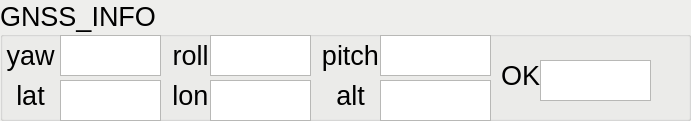
     <widget class="QGroupBox" name="gb2_gnss_info">
      <property name="enabled">
       <bool>true</bool>
      </property>
      <property name="geometry">
       <rect>
        <x>0</x>
        <y>330</y>
        <width>691</width>
        <height>121</height>
       </rect>
      </property>
      <property name="palette">
       <palette>
        <active>
         <colorrole role="Base">
          <brush brushstyle="SolidPattern">
           <color alpha="255">
            <red>255</red>
            <green>255</green>
            <blue>255</blue>
           </color>
          </brush>
         </colorrole>
         <colorrole role="Window">
          <brush brushstyle="SolidPattern">
           <color alpha="255">
            <red>238</red>
            <green>238</green>
            <blue>236</blue>
           </color>
          </brush>
         </colorrole>
        </active>
        <inactive>
         <colorrole role="Base">
          <brush brushstyle="SolidPattern">
           <color alpha="255">
            <red>255</red>
            <green>255</green>
            <blue>255</blue>
           </color>
          </brush>
         </colorrole>
         <colorrole role="Window">
          <brush brushstyle="SolidPattern">
           <color alpha="255">
            <red>238</red>
            <green>238</green>
            <blue>236</blue>
           </color>
          </brush>
         </colorrole>
        </inactive>
        <disabled>
         <colorrole role="Base">
          <brush brushstyle="SolidPattern">
           <color alpha="255">
            <red>238</red>
            <green>238</green>
            <blue>236</blue>
           </color>
          </brush>
         </colorrole>
         <colorrole role="Window">
          <brush brushstyle="SolidPattern">
           <color alpha="255">
            <red>238</red>
            <green>238</green>
            <blue>236</blue>
           </color>
          </brush>
         </colorrole>
        </disabled>
       </palette>
      </property>
      <property name="font">
       <font>
        <pointsize>20</pointsize>
       </font>
      </property>
      <property name="autoFillBackground">
       <bool>true</bool>
      </property>
      <property name="title">
       <string>GNSS_INFO</string>
      </property>
      <widget class="QLabel" name="lb2_gnss_yaw">
       <property name="geometry">
        <rect>
         <x>0</x>
         <y>40</y>
         <width>61</width>
         <height>31</height>
        </rect>
       </property>
       <property name="font">
        <font>
         <pointsize>20</pointsize>
        </font>
       </property>
       <property name="cursor">
        <cursorShape>SplitVCursor</cursorShape>
       </property>
       <property name="text">
        <string>yaw</string>
       </property>
       <property name="scaledContents">
        <bool>false</bool>
       </property>
       <property name="alignment">
        <set>Qt::AlignCenter</set>
       </property>
      </widget>
      <widget class="QTextEdit" name="tx2_gnss_yaw">
       <property name="geometry">
        <rect>
         <x>60</x>
         <y>35</y>
         <width>101</width>
         <height>41</height>
        </rect>
       </property>
       <property name="font">
        <font>
         <pointsize>20</pointsize>
        </font>
       </property>
       <property name="autoFillBackground">
        <bool>true</bool>
       </property>
       <property name="lineWidth">
        <number>0</number>
       </property>
       <property name="verticalScrollBarPolicy">
        <enum>Qt::ScrollBarAlwaysOff</enum>
       </property>
       <property name="horizontalScrollBarPolicy">
        <enum>Qt::ScrollBarAlwaysOff</enum>
       </property>
       <property name="readOnly">
        <bool>true</bool>
       </property>
       <property name="textInteractionFlags">
        <set>Qt::TextSelectableByMouse</set>
       </property>
      </widget>
      <widget class="QLabel" name="lb2_gnss_roll">
       <property name="geometry">
        <rect>
         <x>160</x>
         <y>40</y>
         <width>61</width>
         <height>31</height>
        </rect>
       </property>
       <property name="font">
        <font>
         <pointsize>20</pointsize>
        </font>
       </property>
       <property name="cursor">
        <cursorShape>SplitVCursor</cursorShape>
       </property>
       <property name="text">
        <string>roll</string>
       </property>
       <property name="scaledContents">
        <bool>false</bool>
       </property>
       <property name="alignment">
        <set>Qt::AlignCenter</set>
       </property>
      </widget>
      <widget class="QTextEdit" name="tx2_gnss_roll">
       <property name="geometry">
        <rect>
         <x>210</x>
         <y>35</y>
         <width>101</width>
         <height>41</height>
        </rect>
       </property>
       <property name="font">
        <font>
         <pointsize>20</pointsize>
        </font>
       </property>
       <property name="autoFillBackground">
        <bool>true</bool>
       </property>
       <property name="lineWidth">
        <number>0</number>
       </property>
       <property name="verticalScrollBarPolicy">
        <enum>Qt::ScrollBarAlwaysOff</enum>
       </property>
       <property name="horizontalScrollBarPolicy">
        <enum>Qt::ScrollBarAlwaysOff</enum>
       </property>
       <property name="readOnly">
        <bool>true</bool>
       </property>
       <property name="textInteractionFlags">
        <set>Qt::TextSelectableByMouse</set>
       </property>
      </widget>
      <widget class="QLabel" name="lb2_gnss_pitch">
       <property name="geometry">
        <rect>
         <x>320</x>
         <y>40</y>
         <width>61</width>
         <height>31</height>
        </rect>
       </property>
       <property name="font">
        <font>
         <pointsize>20</pointsize>
        </font>
       </property>
       <property name="cursor">
        <cursorShape>SplitVCursor</cursorShape>
       </property>
       <property name="text">
        <string>pitch</string>
       </property>
       <property name="scaledContents">
        <bool>false</bool>
       </property>
       <property name="alignment">
        <set>Qt::AlignCenter</set>
       </property>
      </widget>
      <widget class="QTextEdit" name="tx2_gnss_pitch">
       <property name="geometry">
        <rect>
         <x>380</x>
         <y>35</y>
         <width>111</width>
         <height>41</height>
        </rect>
       </property>
       <property name="font">
        <font>
         <pointsize>20</pointsize>
        </font>
       </property>
       <property name="autoFillBackground">
        <bool>true</bool>
       </property>
       <property name="lineWidth">
        <number>0</number>
       </property>
       <property name="verticalScrollBarPolicy">
        <enum>Qt::ScrollBarAlwaysOff</enum>
       </property>
       <property name="horizontalScrollBarPolicy">
        <enum>Qt::ScrollBarAlwaysOff</enum>
       </property>
       <property name="readOnly">
        <bool>true</bool>
       </property>
       <property name="textInteractionFlags">
        <set>Qt::TextSelectableByMouse</set>
       </property>
      </widget>
      <widget class="QLabel" name="lb2_gnss_OK">
       <property name="geometry">
        <rect>
         <x>490</x>
         <y>60</y>
         <width>61</width>
         <height>31</height>
        </rect>
       </property>
       <property name="font">
        <font>
         <pointsize>20</pointsize>
        </font>
       </property>
       <property name="cursor">
        <cursorShape>SplitVCursor</cursorShape>
       </property>
       <property name="text">
        <string>OK</string>
       </property>
       <property name="scaledContents">
        <bool>false</bool>
       </property>
       <property name="alignment">
        <set>Qt::AlignCenter</set>
       </property>
      </widget>
      <widget class="QTextEdit" name="tx2_gnss_ok">
       <property name="geometry">
        <rect>
         <x>540</x>
         <y>60</y>
         <width>111</width>
         <height>41</height>
        </rect>
       </property>
       <property name="font">
        <font>
         <pointsize>20</pointsize>
        </font>
       </property>
       <property name="autoFillBackground">
        <bool>true</bool>
       </property>
       <property name="lineWidth">
        <number>0</number>
       </property>
       <property name="verticalScrollBarPolicy">
        <enum>Qt::ScrollBarAlwaysOff</enum>
       </property>
       <property name="horizontalScrollBarPolicy">
        <enum>Qt::ScrollBarAlwaysOff</enum>
       </property>
       <property name="readOnly">
        <bool>true</bool>
       </property>
       <property name="textInteractionFlags">
        <set>Qt::TextSelectableByMouse</set>
       </property>
      </widget>
      <widget class="QLabel" name="lb2_gnss_lat">
       <property name="geometry">
        <rect>
         <x>0</x>
         <y>80</y>
         <width>61</width>
         <height>31</height>
        </rect>
       </property>
       <property name="font">
        <font>
         <pointsize>20</pointsize>
        </font>
       </property>
       <property name="cursor">
        <cursorShape>SplitVCursor</cursorShape>
       </property>
       <property name="text">
        <string>lat</string>
       </property>
       <property name="scaledContents">
        <bool>false</bool>
       </property>
       <property name="alignment">
        <set>Qt::AlignCenter</set>
       </property>
      </widget>
      <widget class="QTextEdit" name="tx2_gnss_lat">
       <property name="geometry">
        <rect>
         <x>60</x>
         <y>80</y>
         <width>101</width>
         <height>41</height>
        </rect>
       </property>
       <property name="font">
        <font>
         <pointsize>20</pointsize>
        </font>
       </property>
       <property name="autoFillBackground">
        <bool>true</bool>
       </property>
       <property name="lineWidth">
        <number>0</number>
       </property>
       <property name="verticalScrollBarPolicy">
        <enum>Qt::ScrollBarAlwaysOff</enum>
       </property>
       <property name="horizontalScrollBarPolicy">
        <enum>Qt::ScrollBarAlwaysOff</enum>
       </property>
       <property name="readOnly">
        <bool>true</bool>
       </property>
       <property name="textInteractionFlags">
        <set>Qt::TextSelectableByMouse</set>
       </property>
      </widget>
      <widget class="QLabel" name="lb2_gnss_lon">
       <property name="geometry">
        <rect>
         <x>160</x>
         <y>80</y>
         <width>61</width>
         <height>31</height>
        </rect>
       </property>
       <property name="font">
        <font>
         <pointsize>20</pointsize>
        </font>
       </property>
       <property name="cursor">
        <cursorShape>SplitVCursor</cursorShape>
       </property>
       <property name="text">
        <string>lon</string>
       </property>
       <property name="scaledContents">
        <bool>false</bool>
       </property>
       <property name="alignment">
        <set>Qt::AlignCenter</set>
       </property>
      </widget>
      <widget class="QTextEdit" name="tx2_gnss_lon">
       <property name="geometry">
        <rect>
         <x>210</x>
         <y>80</y>
         <width>101</width>
         <height>41</height>
        </rect>
       </property>
       <property name="font">
        <font>
         <pointsize>20</pointsize>
        </font>
       </property>
       <property name="autoFillBackground">
        <bool>true</bool>
       </property>
       <property name="lineWidth">
        <number>0</number>
       </property>
       <property name="verticalScrollBarPolicy">
        <enum>Qt::ScrollBarAlwaysOff</enum>
       </property>
       <property name="horizontalScrollBarPolicy">
        <enum>Qt::ScrollBarAlwaysOff</enum>
       </property>
       <property name="readOnly">
        <bool>true</bool>
       </property>
       <property name="textInteractionFlags">
        <set>Qt::TextSelectableByMouse</set>
       </property>
      </widget>
      <widget class="QLabel" name="lb2_gnss_alt">
       <property name="geometry">
        <rect>
         <x>320</x>
         <y>80</y>
         <width>61</width>
         <height>31</height>
        </rect>
       </property>
       <property name="font">
        <font>
         <pointsize>20</pointsize>
        </font>
       </property>
       <property name="cursor">
        <cursorShape>SplitVCursor</cursorShape>
       </property>
       <property name="text">
        <string>alt</string>
       </property>
       <property name="scaledContents">
        <bool>false</bool>
       </property>
       <property name="alignment">
        <set>Qt::AlignCenter</set>
       </property>
      </widget>
      <widget class="QTextEdit" name="tx2_gnss_alt">
       <property name="geometry">
        <rect>
         <x>380</x>
         <y>80</y>
         <width>111</width>
         <height>41</height>
        </rect>
       </property>
       <property name="font">
        <font>
         <pointsize>20</pointsize>
        </font>
       </property>
       <property name="autoFillBackground">
        <bool>true</bool>
       </property>
       <property name="lineWidth">
        <number>0</number>
       </property>
       <property name="verticalScrollBarPolicy">
        <enum>Qt::ScrollBarAlwaysOff</enum>
       </property>
       <property name="horizontalScrollBarPolicy">
        <enum>Qt::ScrollBarAlwaysOff</enum>
       </property>
       <property name="readOnly">
        <bool>true</bool>
       </property>
       <property name="textInteractionFlags">
        <set>Qt::TextSelectableByMouse</set>
       </property>
      </widget>
     </widget>
